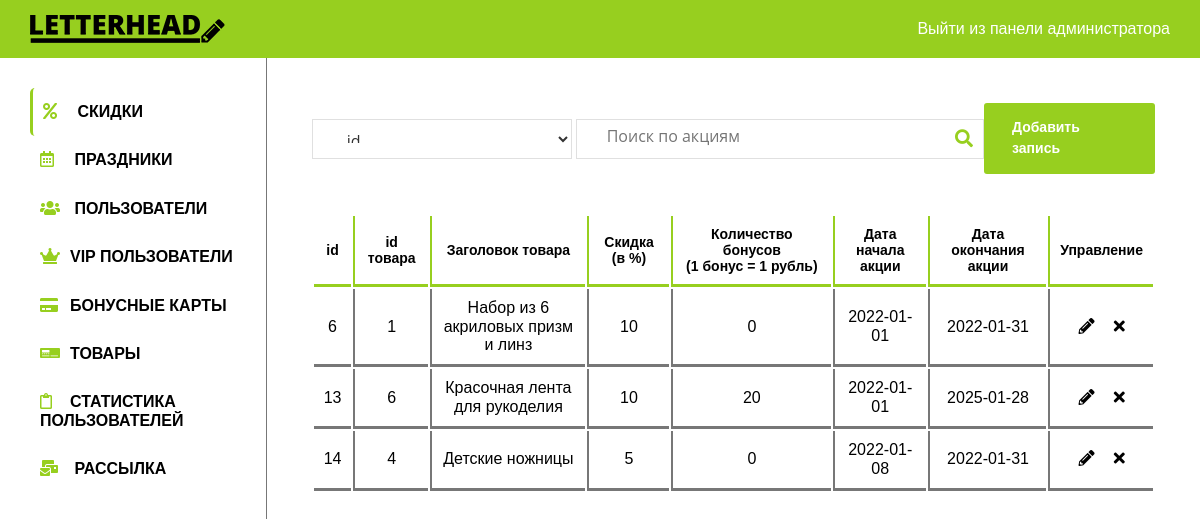
The app's page /admin/stock.php (signed in) with its own data.
### tables this page shows
CREATE TABLE stock (
  id int(11) NOT NULL PRIMARY KEY AUTO_INCREMENT,            
  id_good int(11) NOT NULL,                                  
  discount int(2) NOT NULL DEFAULT 0,                        
  bonuses int(4) NOT NULL DEFAULT 0,                         
  data_start DATE NOT NULL,                                  
  data_end DATE NOT NULL,                                    
  FOREIGN KEY (id_good) REFERENCES goods(id)
);

CREATE TABLE goods (
  id int(11) NOT NULL PRIMARY KEY AUTO_INCREMENT,            
  title varchar(60) NOT NULL,                                
  price double NOT NULL,                                     
  description text NOT NULL,                                 
  FULLTEXT (title)
);

### functions/helpers.php (called while the page is built, shortened)
<?php
function db_get_prepare_stmt($link, $sql, $data = [])
{
  $stmt = mysqli_prepare($link, $sql);
  return $stmt;
}
function db_fetch_data($link, $sql, $data = [])
{
  $result = [];
  $stmt = db_get_prepare_stmt($link, $sql, $data);
  mysqli_stmt_execute($stmt);
  $res = mysqli_stmt_get_result($stmt);
  if ($res) {
    $result = mysqli_fetch_all($res, MYSQLI_ASSOC);
  }
  return $result;
}
function include_template($name, array $data = [])
{
  $name = 'templates/' . $name;
  extract($data);
  require $name;
  $result = ob_get_clean();
  return $result;
}

### admin/templates/stock/stock.php (the view, shortened to what this page needs)
<div class="main__flex">
  <form autocomplete="off" class="main__search" action="/admin/stock.php" method="get" autocomplete="off">
    <select name="select" id="select">
      <option value="s.id">id</option>
    </select>
    <input type="text" name="search" value="<?= isset($_GET['search']) ? $_GET['search'] : '' ?>" placeholder="Поиск по акциям">
    <button type="submit" class="main__search-btn"><i class="fas fa-search"></i></button>
  </form>
  <a href="/admin/stock.php?add" type="button" class="btn-primary">Добавить запись</a>
</div>
<?php if (count($data) === 0) : ?>
  <div class="table__none">По вашему запросу ничего не найдено...</div>
<?php else : ?>
  <div class="table">
    <table class="table__content">
      <thead>
        <tr>
          <th>id</th>
          <th>id товара</th>
          <th>Заголовок товара</th>
          <th>Скидка (в&#160;%)</th>
          <th style="max-width: 175px;">Количество бонусов (1&#160;бонус&#160;=&#160;1&#160;рубль)</th>
          <th>Дата начала акции</th>
          <th>Дата окончания акции</th>
          <th>Управление</th>
        </tr>
      </thead>
      <tbody>
        <?php foreach ($data as $item) : ?>
          <tr>
            <td><?= $item['id'] ?></td>
            <td><?= $item['id_good'] ?></td>
            <td><?= $item['title'] ?></td>
            <td><?= $item['discount'] ?></td>
            <td><?= $item['bonuses'] ?></td>
            <td><?= $item['data_start'] ?></td>
            <td><?= $item['data_end'] ?></td>
            <td data-id="<?= $item['id'] ?>">
              <a href="/admin/stock.php?update=<?= $item['id'] ?>" type="button" class="btn-table" title="Изменить запись">
                <i class="fas fa-pencil-alt"></i>
              </a>
              <a href="/admin/stock.php?remove=<?= $item['id'] ?>" type="button" class="btn-table" title="Удалить запись">
                <i class="fas fa-times"></i>
            </td>
          </tr>
        <?php endforeach; ?>
      </tbody>
    </table>
  </div>
<?php endif; ?>

### admin/styles/style.css (style rules this page uses)
*, *::after, *::before { padding: 0; margin: 0; -webkit-box-sizing: border-box; box-sizing: border-box; }
html, body { width: 100%; height: 100%; font-size: 16px; font-family: "Raleway", sans-serif; font-weight: 400; color: #000; position: relative; cursor: default; }
a { color: inherit; font-family: inherit; text-decoration: none; }
button { color: inherit; font-family: inherit, sans-serif; border: none; outline: none; background-color: transparent; cursor: pointer; }
.btn-primary, .form__submit .btn-primary { outline: none; border: none; display: inline-block; margin-top: 22px; padding: 14px 28px 15px; color: #fff; background-color: #97cf1f; font-size: 14px; font-weight: 700; line-height: 21px; border-radius: 3px; -webkit-transition: background-color 0.3s ease-in; transition: background-color 0.3s ease-in; }
.main__search { display: -webkit-box; display: -ms-flexbox; display: flex; position: relative; width: 700px; }
.main__search input[type="text"], .main__search select { color: #333; display: inline-block; font-family: open sans, sans-serif; width: 100%; font-weight: 400; height: 40px; padding: 9px 30px 15px; background: #fff; border: 1px solid #e0e0e0; border-radius: 0; -webkit-box-shadow: none; box-shadow: none; -webkit-transition: 0.3s ease-in; transition: 0.3s ease-in; }
.main__search select { width: -webkit-min-content; width: -moz-min-content; width: min-content; margin-right: 4px; }
.main__search-btn { position: absolute; display: inline-block; top: 0; font-size: 18px; line-height: 38px; height: 40px; width: 30px; text-align: center; right: 0; color: #97cf1f; margin-right: 5px; -webkit-transition: 0.3s color ease-in; transition: 0.3s color ease-in; }
.main__flex { display: -webkit-box; display: -ms-flexbox; display: flex; -webkit-box-pack: justify; -ms-flex-pack: justify; justify-content: space-between; -webkit-box-align: center; -ms-flex-align: center; align-items: center; margin-bottom: 40px; }
.main__flex .btn-primary { margin-top: 0; }
.table { position: relative; }
.table thead { font-size: 14px; background-color: #fff; }
.table thead th { padding: 10px; border-bottom: 3px solid #97cf1f; }
.table thead th + th { border-left: 2px solid #97cf1f; }
.table tbody { margin-top: 40px; text-align: center; }
.table tbody td { padding: 10px; border-bottom: 3px solid #777; }
.table tbody td + td { border-left: 2px solid #777; }
.table .btn-table { -webkit-transition: 0.3s color ease-in; transition: 0.3s color ease-in; }
.table .btn-table + .btn-table { margin-left: 15px; }

### records on screen
stock: id "6", id_good "1", id_good.title "Набор из 6 акриловых призм и линз", discount "10", bonuses "0", data_start "2022-01-01", data_end "2022-01-31"
stock: id "13", id_good "6", id_good.title "Красочная лента для рукоделия", discount "10", bonuses "20", data_start "2022-01-01", data_end "2025-01-28"
stock: id "14", id_good "4", id_good.title "Детские ножницы", discount "5", bonuses "0", data_start "2022-01-08", data_end "2022-01-31"
